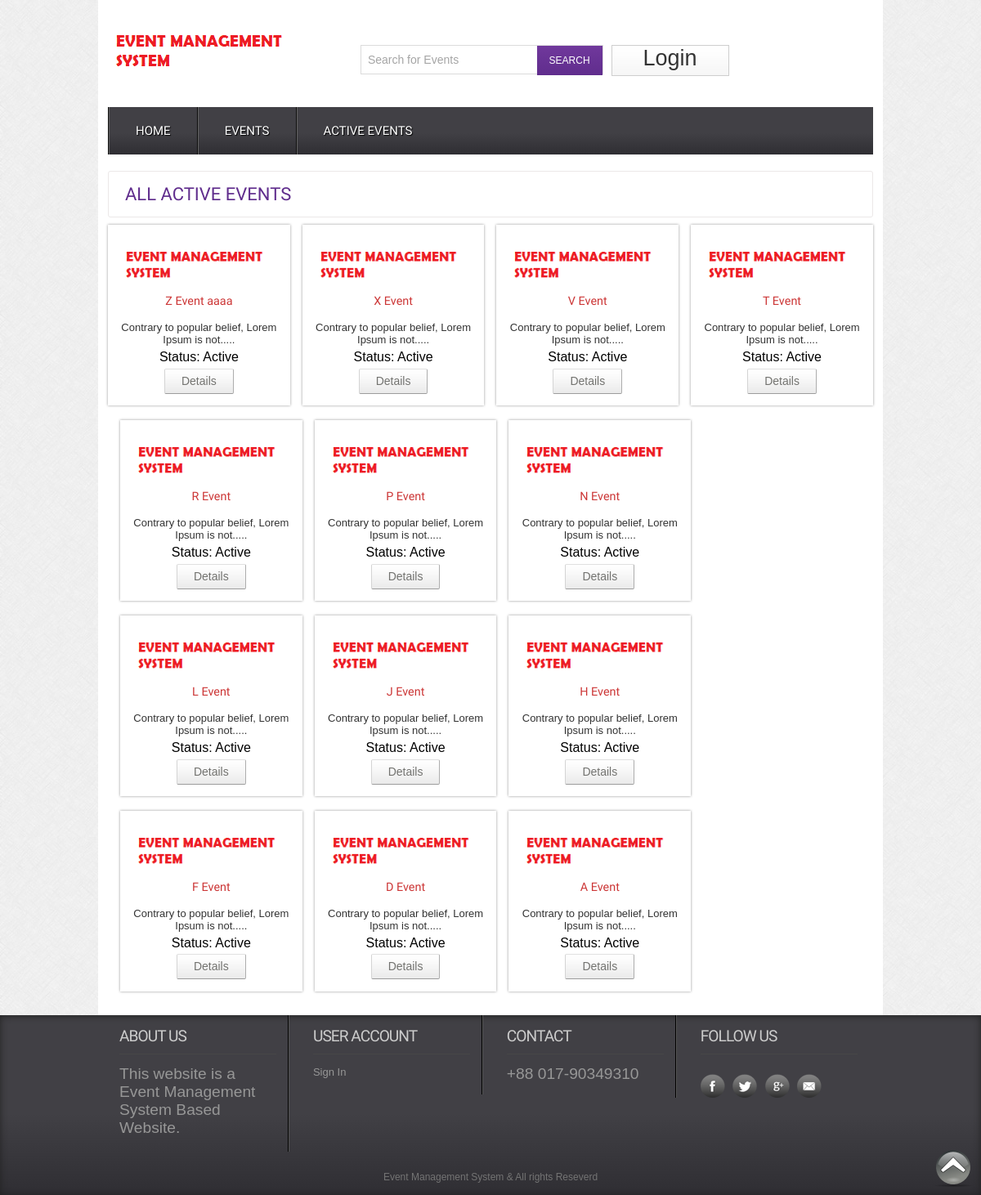
The page /active_events.php on the database its author committed.
### tables this page shows
CREATE TABLE IF NOT EXISTS `tbl_event` (
  `eventId` int NOT NULL AUTO_INCREMENT,
  `eventName` varchar(255) NOT NULL,
  `body` text NOT NULL,
  `image` varchar(255) NOT NULL,
  `address` text NOT NULL,
  `location` text NOT NULL,
  `date` date NOT NULL,
  `time` time NOT NULL,
  `type` tinyint NOT NULL,
  PRIMARY KEY (`eventId`)
);

### classes/Event.php (called while the page is built, shortened)
<?php
    $filepath = realpath(dirname(__FILE__));
    include_once ($filepath.'/../lib/Database.php');
    include_once ($filepath.'/../helpers/Format.php');
?>
<?php
    class Event{
        private $db;
        public function __construct() {
            $this->db = new Database();
        }
        public function getFeatureEvent(){
            $query  = "SELECT * FROM tbl_event WHERE type='0' ORDER BY eventId DESC LIMIT 26";
            $result = $this->db->select($query);
            return $result;
        }
    }
?>

### lib/Database.php (called while the page is built, shortened)
<?php
Class Database{
 public $host   = DB_HOST;
 public $user   = DB_USER;
 public $pass   = DB_PASS;
 public $dbname = DB_NAME;
 public $link;
private function connectDB(){
 $this->link = new mysqli($this->host, $this->user, $this->pass,
  $this->dbname);
 }
public function select($query){
  $result = $this->link->query($query) or
   die($this->link->error.__LINE__);
  if($result->num_rows > 0){
    return $result;
  } else {
    return false;
  }
 }
}

### helpers/Format.php (called while the page is built, shortened)
<?php
class Format{
 public function textShorten($text, $limit = 400){
  $text = $text. " ";
  $text = substr($text, 0, $limit);
  $text = substr($text, 0, strrpos($text, ' '));
  $text = $text.".....";
  return $text;
 }
}
?>

### active_events.php (the view, shortened to what this page needs)
<?php include 'inc/header.php';?>
 <div class="main">
    <div class="content">
    	<div class="content_top">
    		<div class="heading">
    		<h3>All Active Events</h3>
    		</div>
    	</div>
	      <div class="section group">
			<?php
				$getFev = $ev->getFeatureEvent();
				if ($getFev) {
					while ($result = $getFev->fetch_assoc()) {
			?>
				<div class="grid_1_of_4 images_1_of_4">
					 <a href="details.php?eventid=<?php echo $result['eventId']; ?>"><img src="admin/<?php echo $result['image'];?>" alt="" /></a>
					 <h2><?php echo $result['eventName']; ?></h2>
					 <p><?php echo $fm->textShorten($result['body'], 60); ?></p>
					 <h4>Status: <?php if ($result['type'] == 0) {
								echo "Active";
							} else {
								echo "Inactive";
							} ?></h4>
				     <div class="button"><span><a href="details.php?eventid=<?php echo $result['eventId']; ?>" class="details">Details</a></span></div>
				</div>
				<?php } } ?>
			</div>
    </div>
 </div>
</div>
<?php include "inc/footer.php";?>

### css/style.css (style rules this page uses)
html,body,div,span,applet,object,iframe,h1,h2,h3,h4,h5,h6,p,blockquote,pre,a,abbr,acronym,address,big,cite,code,del,dfn,em,img,ins,kbd,q,s,samp,small,strike,strong,sub,sup,tt,var,b,u,i,dl,dt,dd,ol,nav ul,nav li,fieldset,form,label,legend,table,caption,tbody,tfoot,thead,tr,th,td,article,aside,canvas,details,embed,figure,figcaption,footer,header,hgroup,menu,nav,output,ruby,section,summary,time,mark,audio,video { margin:0;padding:0;border:0;font-size:100%;font:inherit;vertical-align:baseline; }
a { text-decoration:none; }
img { max-width:100%; }
body { font-family:Arial, Helvetica, sans-serif; background:url(../images/body_bg3.jpg); }
.section { clear: both; padding: 0px; margin: 0px; }
.group:before, .group:after { content:""; display:table; }
.group:after { clear:both; }
.group { zoom:1; }
.content { padding:20px 0; background:#FFF; }
.content h2 { font-size:23px; color:#6C6C6C; font-family: 'Monda', sans-serif; }
.content_top { padding:15px 20px; border:1px solid #EBE8E8; border-radius:3px; }
.heading { float:left; margin-right:10%; }
.heading h3 { font-family: 'Monda', sans-serif; font-size:22px; color:#602D8D; text-transform:uppercase; }
.grid_1_of_4 { display: block; float:left; margin: 1% 0 1% 1.6%; box-shadow: 0px 0px 3px rgb(150, 150, 150); }
.grid_1_of_4:first-child { margin-left: 0; }
.images_1_of_4 { width: 20.8%; padding:1.5%; text-align:center; position:relative; }
.images_1_of_4 img { max-width:100%; }
.images_1_of_4 h2 { color: #CC3636; font-family: 'Monda', sans-serif; font-size:0.9em; font-weight : normal; }
.images_1_of_4 p { font-size:0.8125em; padding:0.4em 0; color: #333; }
.images_1_of_4 .button { float: left; line-height: 1.9em; margin-top: 0.3em; width: 100%; }
.images_1_of_4 .button a { padding:7px 20px; font-size:0.8em; }
.images_1_of_4 .button a { font-family: "Trebuchet MS",Arial,Helvetica,sans-serif; font-size: 14px; line-height: 15px; text-transform: none; color: #737370; text-decoration: none!important; background: url(../images/button-bg.png) repeat-x 0 0 #E8E8E8; display: inline-block; border-left: 1px solid #D4D4D4!important; border-right: 1px solid #ADADAD!important; border-top: 1px solid #E0E0E0!important; border-bottom: 1px solid #9C9C9C!important; cursor: pointer!important; margin: 0 2px; border-radius: 2px; -moz-border-radius: 2px; -webkit-border-radius: 2px; -webkit-transition: all 0.5s ease; -moz-transition: all 0.5s ease; -o-transition: all 0.5s ease; transition: all 0.5s ease; }

### rows shown on the page
tbl_event: image (picture), eventName "Z Event aaaa", body "Contrary to popular belief, Lorem Ipsum is not.....", type "Active"
tbl_event: image (picture), eventName "X Event", body "Contrary to popular belief, Lorem Ipsum is not.....", type "Active"
tbl_event: image (picture), eventName "V Event", body "Contrary to popular belief, Lorem Ipsum is not.....", type "Active"
tbl_event: image (picture), eventName "T Event", body "Contrary to popular belief, Lorem Ipsum is not.....", type "Active"
tbl_event: image (picture), eventName "R Event", body "Contrary to popular belief, Lorem Ipsum is not.....", type "Active"
tbl_event: image (picture), eventName "P Event", body "Contrary to popular belief, Lorem Ipsum is not.....", type "Active"
tbl_event: image (picture), eventName "N Event", body "Contrary to popular belief, Lorem Ipsum is not.....", type "Active"
tbl_event: image (picture), eventName "L Event", body "Contrary to popular belief, Lorem Ipsum is not.....", type "Active"
tbl_event: image (picture), eventName "J Event", body "Contrary to popular belief, Lorem Ipsum is not.....", type "Active"
tbl_event: image (picture), eventName "H Event", body "Contrary to popular belief, Lorem Ipsum is not.....", type "Active"
tbl_event: image (picture), eventName "F Event", body "Contrary to popular belief, Lorem Ipsum is not.....", type "Active"
tbl_event: image (picture), eventName "D Event", body "Contrary to popular belief, Lorem Ipsum is not.....", type "Active"
tbl_event: image (picture), eventName "A Event", body "Contrary to popular belief, Lorem Ipsum is not.....", type "Active"
